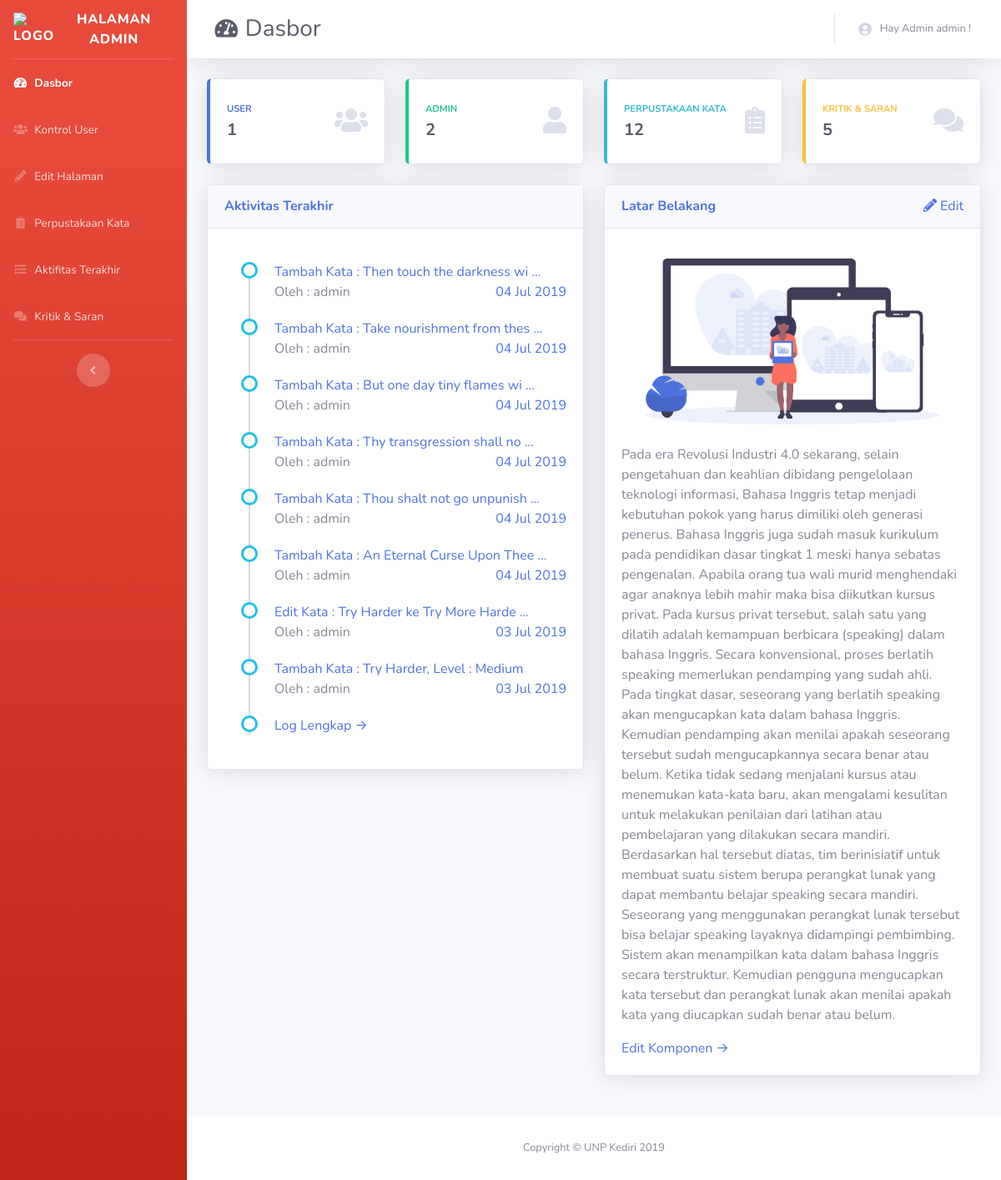
The page /dashboard.php (signed in) on the database as committed earlier.
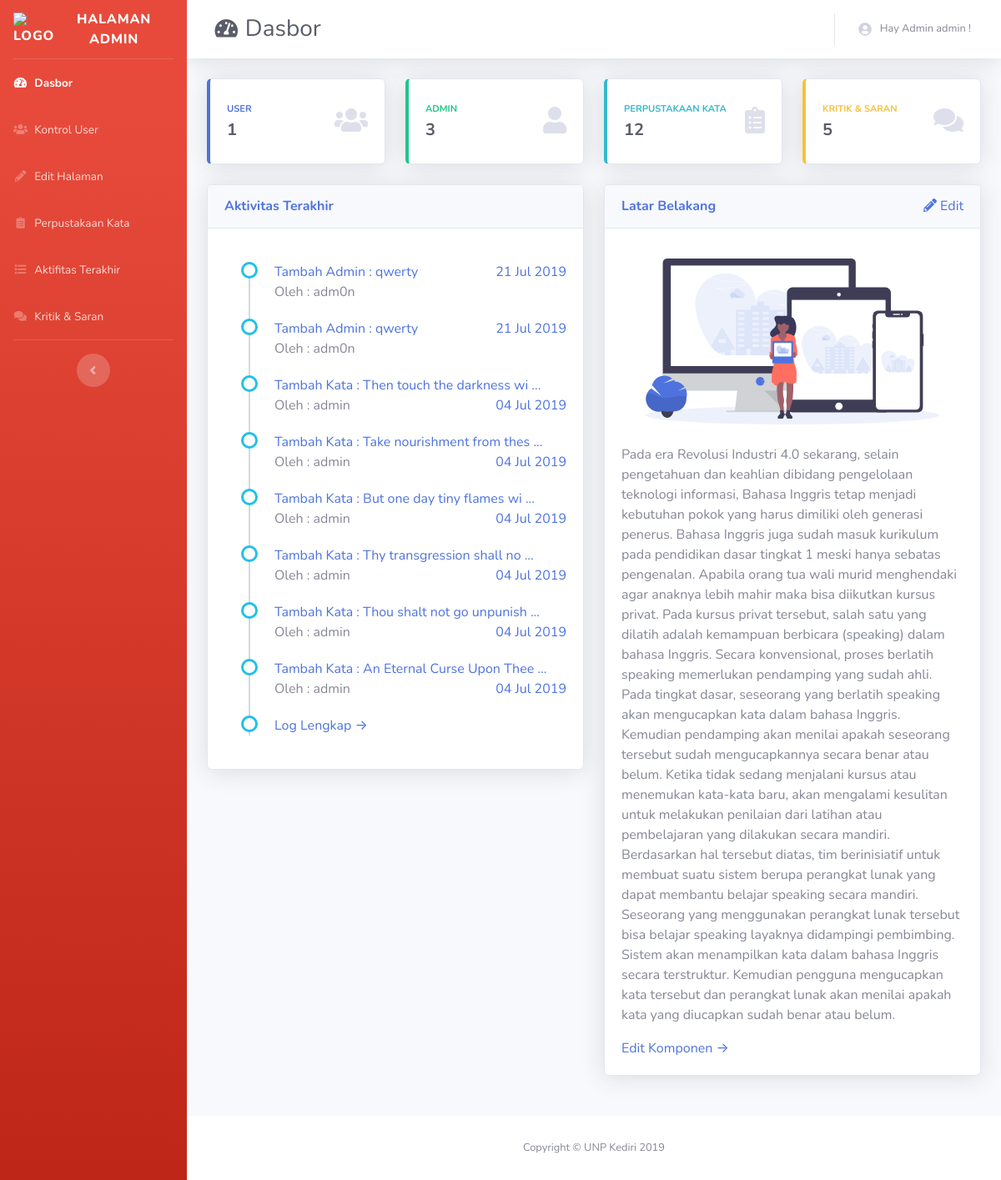
The same page on the database as committed later.
### tables this page shows
CREATE TABLE `log` (
  `id` int(11) NOT NULL,
  `tgl` varchar(100) NOT NULL,
  `admin` int(11) NOT NULL,
  `body` varchar(100) NOT NULL
);

CREATE TABLE `user` (
  `id` int(11) NOT NULL,
  `username` varchar(30) NOT NULL,
  `password` varchar(30) NOT NULL,
  `level` int(11) NOT NULL,
  `email` varchar(100) DEFAULT NULL,
  `ftname` varchar(50) DEFAULT NULL,
  `lsname` varchar(50) DEFAULT NULL,
  `temp` varchar(10) DEFAULT NULL,
  `exp_temp` varchar(50) DEFAULT NULL,
  `last_login` varchar(50) DEFAULT NULL
);

### partials/sidebar.php (called while the page is built, shortened)
<?php
$lvlusr = $_SESSION['lvl'];
?>

### dashboard.php (the view, shortened to what the changed rows need)
<?php
include 'connect.php';
$user1 = mysqli_query($conn, "SELECT * FROM user WHERE level = 2");
$admin1 = mysqli_query($conn, "SELECT * FROM user WHERE level = 1");
$perp = mysqli_query($conn, "SELECT * FROM kata");
$kritik = mysqli_query($conn, "SELECT * FROM kritik");
?>
<!DOCTYPE html>
<html lang="en">
<head>
  <?php include 'partials/head.php'; ?>
</head>
<body id="page-top">
  <div id="wrapper">
    <?php include 'partials/sidebar.php'; ?>
    <div id="content-wrapper" class="d-flex flex-column">
      <div id="content">
        <?php include 'partials/navbar.php'; ?>
        <div class="container-fluid">
<?php if($lvlusr == 1){ ?>
          <div class="row">
            <div class="col-xl-3 col-md-6 mb-4">
              <div class="card border-left-primary shadow h-100 py-2">
                <div class="card-body">
                  <div class="row no-gutters align-items-center">
                    <div class="col mr-2">
                      <div class="text-xs font-weight-bold text-primary text-uppercase mb-1">User</div>
                      <div class="h5 mb-0 font-weight-bold text-gray-800"><?php echo mysqli_num_rows($user1); ?></div>
                    </div>
                    <div class="col-auto">
                      <i class="fas fa-users fa-2x text-gray-300"></i>
                    </div>
                  </div>
                </div>
              </div>
            </div>
            <div class="col-xl-3 col-md-6 mb-4">
              <div class="card border-left-success shadow h-100 py-2">
                <div class="card-body">
                  <div class="row no-gutters align-items-center">
                    <div class="col mr-2">
                      <div class="text-xs font-weight-bold text-success text-uppercase mb-1">Admin</div>
                      <div class="h5 mb-0 font-weight-bold text-gray-800"><?php echo mysqli_num_rows($admin1); ?></div>
                    </div>
                    <div class="col-auto">
                      <i class="fas fa-user fa-2x text-gray-300"></i>
                    </div>
                  </div>
                </div>
              </div>
            </div>
            <div class="col-xl-3 col-md-6 mb-4">
              <div class="card border-left-info shadow h-100 py-2">
                <div class="card-body">
                  <div class="row no-gutters align-items-center">
                    <div class="col mr-2">
                      <div class="text-xs font-weight-bold text-info text-uppercase mb-1">Perpustakaan Kata</div>
                      <div class="row no-gutters align-items-center">
                        <div class="col-auto">
                          <div class="h5 mb-0 mr-3 font-weight-bold text-gray-800"><?php echo mysqli_num_rows($perp); ?></div>
                        </div>
                      </div>
                    </div>
                    <div class="col-auto">
                      <i class="fas fa-clipboard-list fa-2x text-gray-300"></i>
                    </div>
                  </div>
                </div>
              </div>
            </div>
            <div class="col-xl-3 col-md-6 mb-4">
              <div class="card border-left-warning shadow h-100 py-2">
                <div class="card-body">
                  <div class="row no-gutters align-items-center">
                    <div class="col mr-2">
                      <div class="text-xs font-weight-bold text-warning text-uppercase mb-1">Kritik & Saran</div>
                      <div class="h5 mb-0 font-weight-bold text-gray-800"><?php echo mysqli_num_rows($kritik); ?></div>
                    </div>
                    <div class="col-auto">
                      <i class="fas fa-comments fa-2x text-gray-300"></i>
                    </div>
                  </div>
                </div>
              </div>
            </div>
          </div>
          <div class="row">
            <div class="col-lg-6 mb-4">
              <div class="card shadow mb-4">
                <div class="card-header py-3">
                  <h6 class="m-0 font-weight-bold text-primary">Aktivitas Terakhir</h6>
                </div>
                  <div class="card-body">
                    <ul class="timeline">
                      <?php $log = mysqli_query($conn, "SELECT * FROM log ORDER BY id DESC LIMIT 0,8");
                      $cekrow = mysqli_num_rows($log);
                      if($cekrow == 0){
                        echo "Belum Ada Aktiivitas";
                      } else{
                      while ($rou = mysqli_fetch_array($log)) {
                        echo "<li>";
                        if(strlen($rou['body']) >= 50){
                          echo '<a href="#">'.substr($rou['body'], 0, 40).' ...</a>';
                        } else {
                        ?>
                        <a href="#"><?php echo $rou['body']; } ?></a>
                        <a href="#" class="float-right"><?php echo $rou['tgl']; ?></a>
                        <p><?php $adm0n = $rou['admin'];
                        $admon = mysqli_query($conn, "SELECT * FROM user WHERE id = '$adm0n'");
                        $adm00n = mysqli_fetch_array($admon);
                        echo 'Oleh : '.$adm00n['username']; ?></p>
                      </li>
                      <?php } ?>
                      <li>
                        <a href="log.php">Log Lengkap &rarr;</a>
                      </li>
                    <?php } ?>
                    </ul>
                  </div>
              </div>
            </div>
            <div class="col-lg-6 mb-4">
              <div class="card shadow mb-4">
                <div class="card-header py-3">
                  <div class="row">
                    <div class="col-sm-8"><h6 class="m-0 font-weight-bold text-primary">Latar Belakang</h6></div>
                    <div class="col-sm-4"><h6 class="m-0 text-primary text-right"><a href="edit.php"><i class="fas fa-pencil-alt"></i> Edit</a></h6></div>
                  </div>
                </div>
                <div class="card-body">
                  <div class="text-center">
                    <img class="img-fluid px-3 px-sm-4 mt-3 mb-4" style="width: 25rem;" src="img/undraw_posting_photo.svg" alt="">
                  </div>
                  <?php $show = mysqli_query($conn, "SELECT * FROM info");
                  $row = mysqli_fetch_array($show);
                  echo $row['latar']; ?>
                  <a href="edit.php">Edit Komponen &rarr;</a>
                </div>
              </div>
            </div>
          </div>
 <?php } ?>
        </div>
      </div>
    </div>
  </div>
</body>
</html>

Rows that differ between the two databases and show on the page:
no longer on this page (row unchanged): log: body "Edit Kata : Try Harder ke Try More Harde", tgl "03 Jul 2019", admin.username "admin"
no longer on this page (row unchanged): log: body "Tambah Kata : Try Harder, Level : Medium", tgl "03 Jul 2019", admin.username "admin"
added log: body "Tambah Admin : qwerty", tgl "21 Jul 2019", admin.username "adm0n"
added log: body "Tambah Admin : qwerty", tgl "21 Jul 2019", admin.username "adm0n"
Other text that changed with them:
mysqli_num_rows($admin1): "2" → "3"
